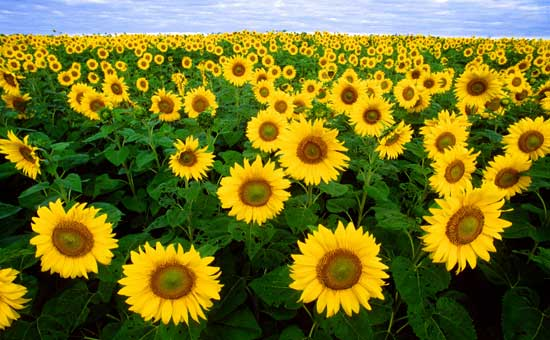
#> input picture BIL370 Digital Image Processing/Notes/images/F.jpg, 550 x 340 px
$ jupyter execute ImageProcessing-3.ipynb
#> lines starting #> are read from the running program, lines starting #| are printed output that depends on the picture
Görüntü ortalaması genel olarak parlaklık değerini verir.
Görüntünün histogramınınstandart sapması bize görüntünün kontrastı ile ilgili bilgi verir.

Aşağıdaki ikinci görselde görüleceği üzere bir görüntü puslu (konstrastı düşük) ise standart sapması da histogram grafiğinde görüleceği üzere dardır.

Görüntü 3. resimdeki gib ton bakımından zengin ise standart sapması geniştir, konstrastı fazladır.

Bu dediklerimiz her zaman doğru çıkmayabilir.

**Kontrast:** Histogramın standar sapması üzerinden hesaplanır.

**Parlaklık:** Histogramın ortalama değeri ile orantılıdır.

[cell 1]
import numpy as np
import cv2  as cv
from matplotlib import pyplot as plt

[cell 2]
fig = plt.figure
subplot = plt.subplot
imshow = plt.imshow
imread = cv.imread

[cell 3]
I = imread("../images/F.jpg", 0)
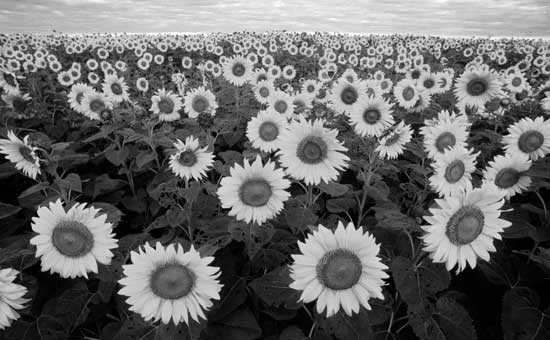
#> I: shape (340, 550); min 0, max 255, mean 105.1

# 2. parametre  hangi renk kanalı olduunu seçmemizi sağlıyor
# 3. parametre görseldeki istediğimiz belli bir bölgeyi seçmemizi sağlıyor, None yazılırsa tüm görsel seçilecektir.
# 4. parametre ne kadar değerin hesaplanacağonı söylüyor. quantalama. 256 yaptığımızda artık virgüllü değerleri hesaplamıyor, eğer 500 yaparsak virgüllü değerleri de histograma ekler.
# 0 - 256 aralığını 256 ya bölüyor
# 5. parametre hangi aralıkta hesaplama yapılacağını söylüyor
hist = cv.calcHist( [I], [0] ,  None, [256], [0,256])
#> hist = 256 values, max 2316 at index 2, min 8 at index 251, mean 730.5
fig()
plt.plot(hist)
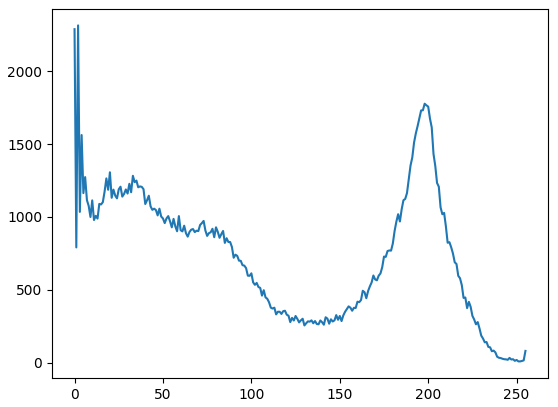
#> figure drawn by matplotlib, 1 panel; curve peaks at x = 2, y = 2316

[cell 4]
#Elimizdeki görüntünün genel bir parlaklık değerini bulmak için

I_ort = np.mean(I)
#> I_ort = 105.1
I_ort
#> Out = 105.1

[cell 5]
#Varyans Hesabı
I_std = np.sqrt(np.sum((I-I_ort)**2)*1/(I.shape[0] * I.shape[1]))
#> I_std = 73.64
I_std
#> Out = 73.64

[cell 6]
B = imread("../images/B.jpg", 0)
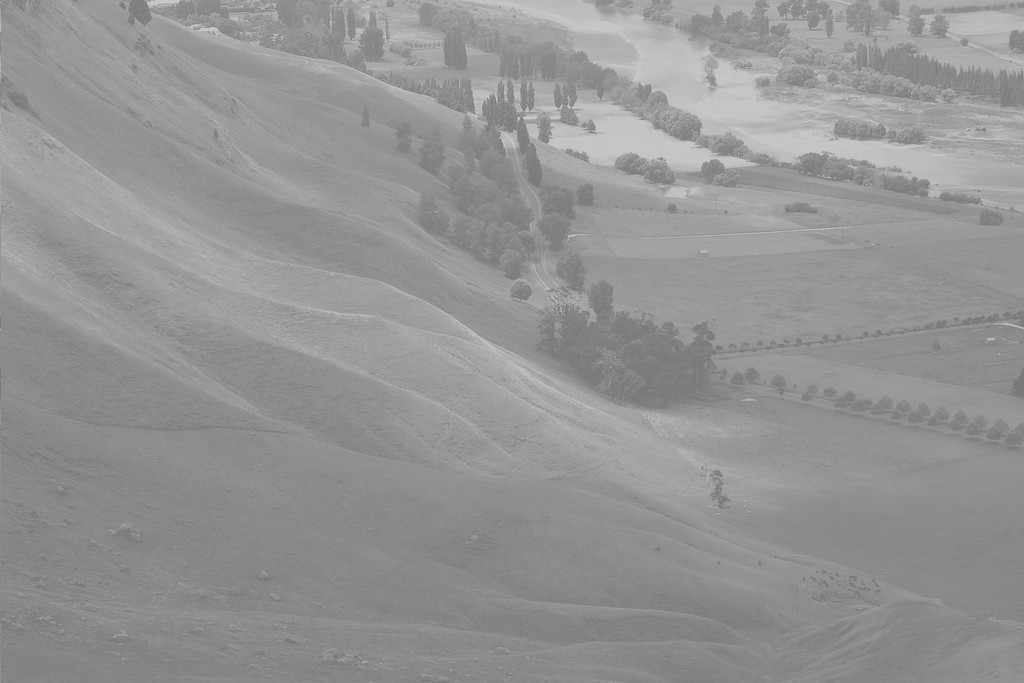
#> input picture BIL370 Digital Image Processing/Notes/images/B.jpg, 1024 x 683 px
#> B is the input picture: shape (683, 1024); min 114, max 208, mean 148
hist = cv.calcHist( [B], [0] ,  None, [256], [0,256])
#> hist = 256 values, max 28701 at index 137, min 0 at index 0, mean 2732
fig()
plt.plot(hist)
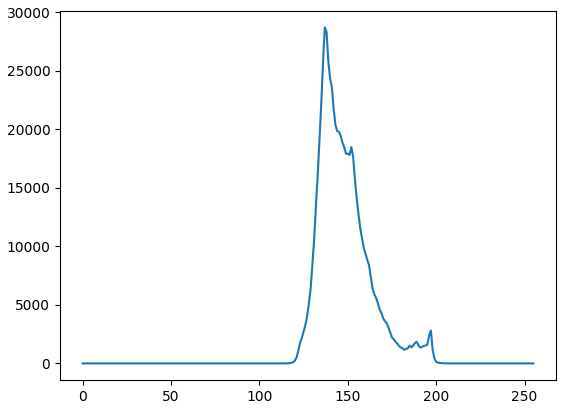
#> figure drawn by matplotlib, 1 panel; curve peaks at x = 137, y = 28701

[cell 7]
#Histogramda standart sapmanın dar olduğunu gözlemleyebiliyoruz.

B_ort = np.mean(B)
#> B_ort = 148
I_std = np.sqrt(np.sum((B-B_ort)**2)*1/(B.shape[0] * B.shape[1]))
#> I_std = 14.38
I_std
#> Out = 14.38
# Standart sapma hesapladığımız gibi düşük çıkıyor.

<h3>Kontrast Dengeleme</h3>

Amaç: Acaba ben dar bir histograma sahip olduğum görüntüyü geniş bir histograma dönüştürebilir miyim? Nasıl dönüştürürüm?

[cell 8]
B_zm = B - np.mean(B) #Zero mean elde ettik
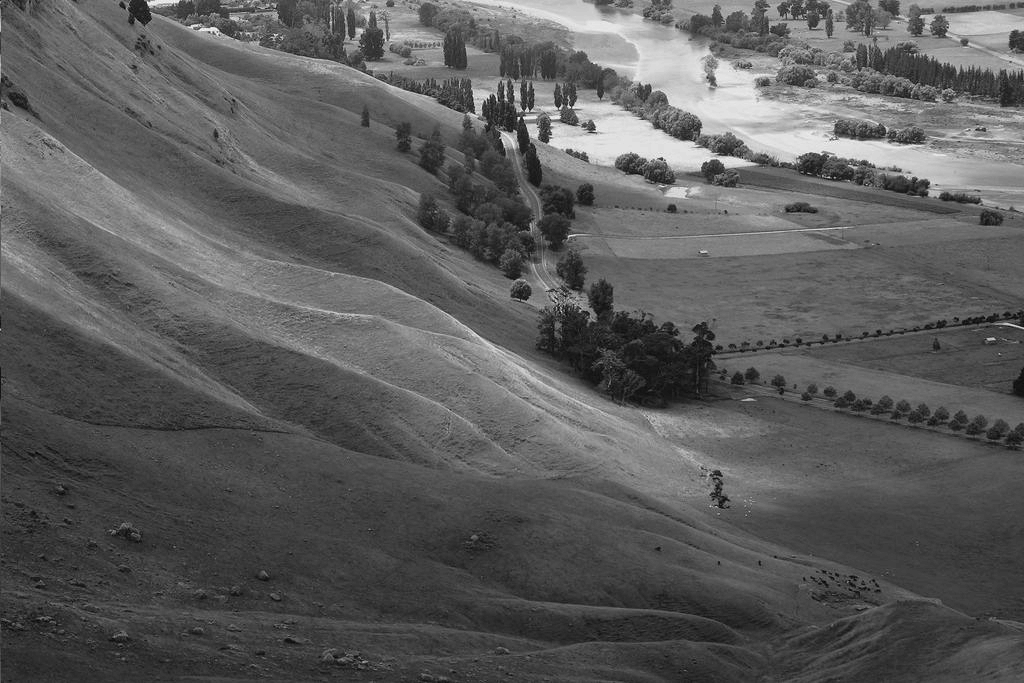
#> B_zm: shape (683, 1024) float64; min -33.99, max 60.01, mean 0; drawn with min black and max white
B_nr = B_zm / np.max(np.abs(B_zm)) #Maximum olan değere böldük

B_128 = 128*B_nr

B_y0 = np.uint8(B_128 + 127)
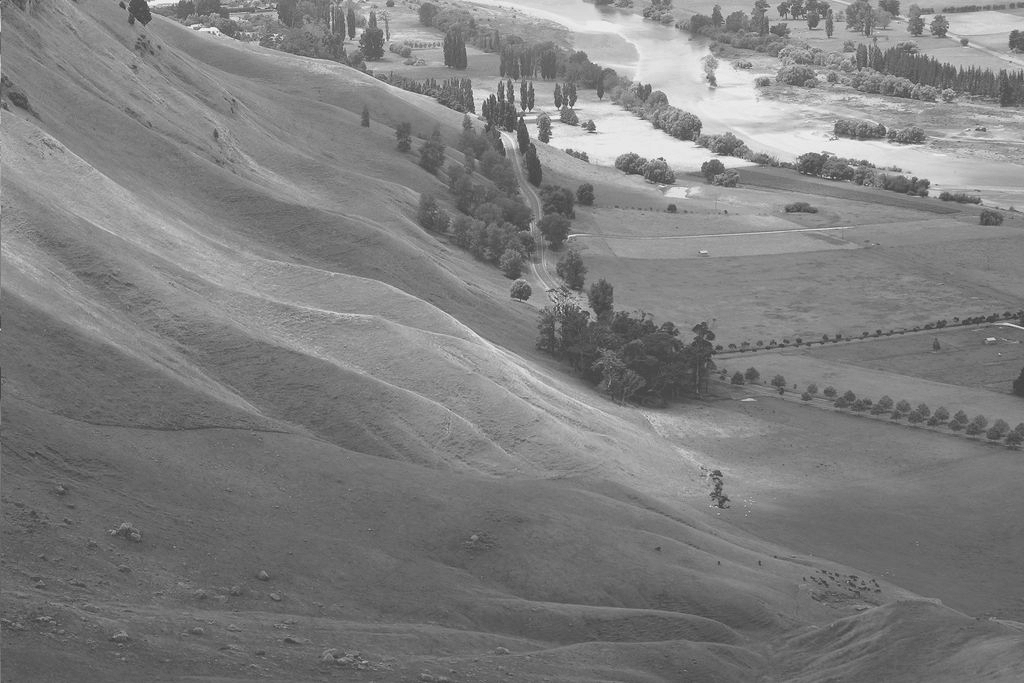
#> B_y0: shape (683, 1024); min 54, max 255, mean 126.5

fig()
subplot(1,2,1), imshow(B, cmap = "gray", vmin = 0, vmax = 255)
subplot(1,2,2), imshow(B_y0, cmap = "gray", vmin = 0, vmax = 255)

[cell 9]
histB = cv.calcHist( [B_y0], [0] ,  None, [256], [0,256])
#> histB = 256 values, max 28701 at index 103, min 0 at index 0, mean 2732
fig()
plt.plot(hist)
fig()
plt.plot(histB)
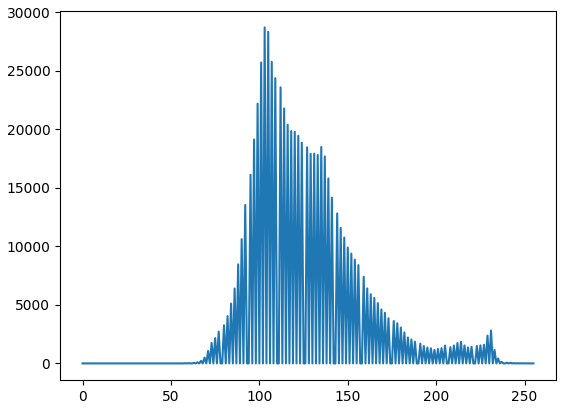
#> figure drawn by matplotlib, 1 panel; curve peaks at x = 103, y = 28701
